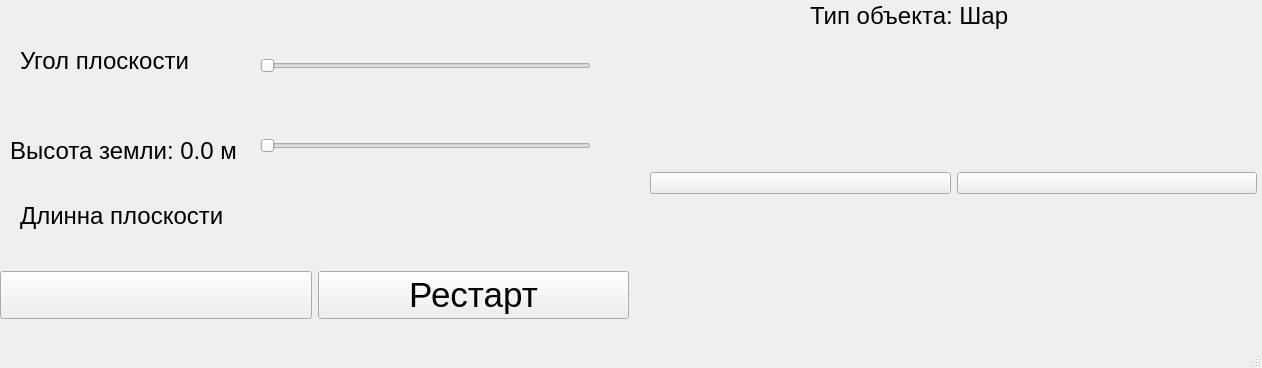
<?xml version="1.0" encoding="UTF-8"?>
<ui version="4.0">
 <class>SimulationSettings</class>
 <widget class="QMainWindow" name="SimulationSettings">
  <property name="geometry">
   <rect>
    <x>0</x>
    <y>0</y>
    <width>1262</width>
    <height>368</height>
   </rect>
  </property>
  <property name="windowTitle">
   <string>Настройки симуляции</string>
  </property>
  <widget class="QWidget" name="centralwidget">
   <widget class="QSlider" name="SurfAng">
    <property name="geometry">
     <rect>
      <x>260</x>
      <y>40</y>
      <width>331</width>
      <height>51</height>
     </rect>
    </property>
    <property name="accessibleName">
     <string/>
    </property>
    <property name="minimum">
     <number>10</number>
    </property>
    <property name="maximum">
     <number>80</number>
    </property>
    <property name="value">
     <number>10</number>
    </property>
    <property name="sliderPosition">
     <number>10</number>
    </property>
    <property name="tracking">
     <bool>true</bool>
    </property>
    <property name="orientation">
     <enum>Qt::Orientation::Horizontal</enum>
    </property>
    <property name="invertedAppearance">
     <bool>false</bool>
    </property>
    <property name="tickPosition">
     <enum>QSlider::TickPosition::NoTicks</enum>
    </property>
   </widget>
   <widget class="QLabel" name="label">
    <property name="geometry">
     <rect>
      <x>20</x>
      <y>50</y>
      <width>221</width>
      <height>21</height>
     </rect>
    </property>
    <property name="font">
     <font>
      <pointsize>18</pointsize>
     </font>
    </property>
    <property name="text">
     <string>Угол плоскости</string>
    </property>
   </widget>
   <widget class="QWidget" name="horizontalLayoutWidget">
    <property name="geometry">
     <rect>
      <x>0</x>
      <y>250</y>
      <width>629</width>
      <height>91</height>
     </rect>
    </property>
    <layout class="QHBoxLayout" name="horizontalLayout">
     <item>
      <widget class="QPushButton" name="Pause">
       <property name="font">
        <font>
         <pointsize>26</pointsize>
        </font>
       </property>
       <property name="text">
        <string/>
       </property>
       <property name="icon">
        <iconset theme="QIcon::ThemeIcon::MediaPlaybackPause"/>
       </property>
       <property name="iconSize">
        <size>
         <width>48</width>
         <height>48</height>
        </size>
       </property>
      </widget>
     </item>
     <item>
      <widget class="QPushButton" name="Restart">
       <property name="font">
        <font>
         <pointsize>26</pointsize>
        </font>
       </property>
       <property name="text">
        <string>Рестарт</string>
       </property>
      </widget>
     </item>
    </layout>
   </widget>
   <widget class="QLabel" name="SurfLen">
    <property name="geometry">
     <rect>
      <x>20</x>
      <y>190</y>
      <width>591</width>
      <height>51</height>
     </rect>
    </property>
    <property name="font">
     <font>
      <pointsize>18</pointsize>
     </font>
    </property>
    <property name="text">
     <string>Длинна плоскости</string>
    </property>
   </widget>
   <widget class="QWidget" name="horizontalLayoutWidget_2">
    <property name="geometry">
     <rect>
      <x>650</x>
      <y>50</y>
      <width>607</width>
      <height>266</height>
     </rect>
    </property>
    <layout class="QHBoxLayout" name="ObjTpe">
     <item>
      <widget class="QPushButton" name="SphereSelect">
       <property name="text">
        <string/>
       </property>
       <property name="icon">
        <iconset>
         <normaloff>sphere.png</normaloff>sphere.png</iconset>
       </property>
       <property name="iconSize">
        <size>
         <width>256</width>
         <height>256</height>
        </size>
       </property>
      </widget>
     </item>
     <item>
      <widget class="QPushButton" name="CylinderSelect">
       <property name="text">
        <string/>
       </property>
       <property name="icon">
        <iconset>
         <normaloff>cylinder.png</normaloff>cylinder.png</iconset>
       </property>
       <property name="iconSize">
        <size>
         <width>256</width>
         <height>256</height>
        </size>
       </property>
      </widget>
     </item>
    </layout>
   </widget>
   <widget class="QLabel" name="label_2">
    <property name="geometry">
     <rect>
      <x>810</x>
      <y>0</y>
      <width>331</width>
      <height>31</height>
     </rect>
    </property>
    <property name="font">
     <font>
      <pointsize>18</pointsize>
     </font>
    </property>
    <property name="text">
     <string>Тип объекта: Шар</string>
    </property>
   </widget>
   <widget class="QLabel" name="label_3">
    <property name="geometry">
     <rect>
      <x>10</x>
      <y>140</y>
      <width>241</width>
      <height>21</height>
     </rect>
    </property>
    <property name="font">
     <font>
      <pointsize>18</pointsize>
     </font>
    </property>
    <property name="text">
     <string>Высота земли: 0.0 м</string>
    </property>
   </widget>
   <widget class="QSlider" name="GroundLevel">
    <property name="geometry">
     <rect>
      <x>260</x>
      <y>120</y>
      <width>331</width>
      <height>51</height>
     </rect>
    </property>
    <property name="accessibleName">
     <string/>
    </property>
    <property name="minimum">
     <number>0</number>
    </property>
    <property name="maximum">
     <number>30</number>
    </property>
    <property name="pageStep">
     <number>0</number>
    </property>
    <property name="value">
     <number>0</number>
    </property>
    <property name="sliderPosition">
     <number>0</number>
    </property>
    <property name="tracking">
     <bool>true</bool>
    </property>
    <property name="orientation">
     <enum>Qt::Orientation::Horizontal</enum>
    </property>
    <property name="tickPosition">
     <enum>QSlider::TickPosition::NoTicks</enum>
    </property>
   </widget>
  </widget>
  <widget class="QMenuBar" name="menubar">
   <property name="geometry">
    <rect>
     <x>0</x>
     <y>0</y>
     <width>1262</width>
     <height>22</height>
    </rect>
   </property>
  </widget>
  <widget class="QStatusBar" name="statusbar"/>
 </widget>
 <resources/>
 <connections/>
</ui>
